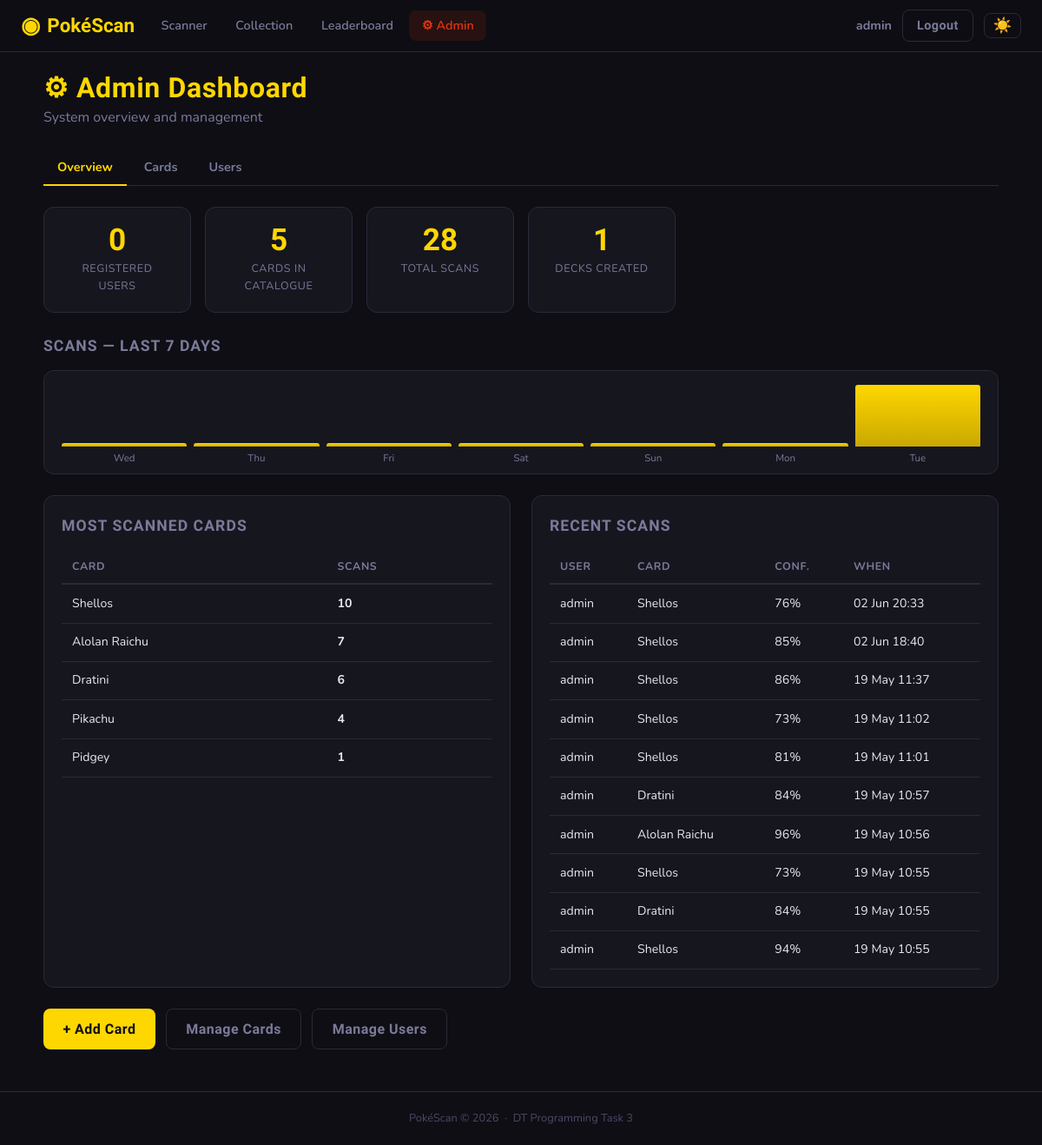
Page /admin/ (signed in) on the committed database.
### app/models.py (models this page shows, shortened)
class User(UserMixin, db.Model):
    __tablename__ = 'users'
    id         = db.Column(db.Integer, primary_key=True)
    username   = db.Column(db.String(80), unique=True, nullable=False)
    email      = db.Column(db.String(120), unique=True, nullable=False)
    password   = db.Column(db.String(256), nullable=False)
    role       = db.Column(db.String(20), nullable=False, default='user')
    created_at = db.Column(db.DateTime, default=datetime.utcnow)
    scans       = db.relationship('Scan',         backref='user', lazy=True, cascade='all, delete-orphan')
    decks       = db.relationship('Deck',         backref='user', lazy=True, cascade='all, delete-orphan')
    wishlist    = db.relationship('WishlistItem', backref='user', lazy=True, cascade='all, delete-orphan')
    @property
    def is_admin(self):
        return self.role == 'admin'

class Card(db.Model):
    __tablename__ = 'cards'
    id              = db.Column(db.Integer, primary_key=True)
    name            = db.Column(db.String(100), nullable=False)
    set_name        = db.Column(db.String(100), nullable=False)
    set_number      = db.Column(db.String(20))
    rarity          = db.Column(db.String(50))          # e.g. "Rare Holo", "Common"
    card_type       = db.Column(db.String(50))          # e.g. "Pokemon", "Trainer", "Energy"
    hp              = db.Column(db.Integer)
    pokemon_type    = db.Column(db.String(50))          # e.g. "Fire", "Water"
    description     = db.Column(db.Text)
    image_url       = db.Column(db.String(500))         # URL to card image
    market_value    = db.Column(db.Float, default=0.0)  # AUD value
    roboflow_class  = db.Column(db.String(100), unique=True, nullable=False)  # Matches Roboflow label exactly
    added_at        = db.Column(db.DateTime, default=datetime.utcnow)
    scans      = db.relationship('Scan',         backref='card', lazy=True)
    deck_cards = db.relationship('DeckCard',     backref='card', lazy=True, cascade='all, delete-orphan')
    wishlist   = db.relationship('WishlistItem', backref='card', lazy=True, cascade='all, delete-orphan')

class Scan(db.Model):
    __tablename__ = 'scans'
    id          = db.Column(db.Integer, primary_key=True)
    user_id     = db.Column(db.Integer, db.ForeignKey('users.id'), nullable=False)
    card_id     = db.Column(db.Integer, db.ForeignKey('cards.id'), nullable=False)
    confidence  = db.Column(db.Float, nullable=False)
    scanned_at  = db.Column(db.DateTime, default=datetime.utcnow)

### app/admin/routes.py (the view)
@admin_bp.route('/')
@admin_required
def dashboard():
    total_users = User.query.filter_by(role='user').count()
    total_cards = Card.query.count()
    total_scans = Scan.query.count()
    total_decks = Deck.query.count()
    popular_cards = db.session.query(
        Card, db.func.count(Scan.id).label('scan_count')
    ).join(Scan).group_by(Card.id)\
     .order_by(db.text('scan_count DESC')).limit(5).all()
    recent_scans = Scan.query.order_by(Scan.scanned_at.desc()).limit(10).all()
    scan_history = []
    for i in range(6, -1, -1):
        day  = datetime.utcnow() - timedelta(days=i)
        day_start = day.replace(hour=0, minute=0, second=0, microsecond=0)
        day_end   = day_start + timedelta(days=1)
        count = Scan.query.filter(
            Scan.scanned_at >= day_start,
            Scan.scanned_at < day_end
        ).count()
        scan_history.append({'date': day.strftime('%a'), 'count': count})
    return render_template('admin/dashboard.html',
                           total_users=total_users,
                           total_cards=total_cards,
                           total_scans=total_scans,
                           total_decks=total_decks,
                           popular_cards=popular_cards,
                           recent_scans=recent_scans,
                           scan_history=scan_history,
                           to_aest=to_aest)

### app/admin/routes.py (called while the page is built)
def to_aest(dt):
    if dt is None:
        return dt
    return dt + timedelta(hours=10)

def admin_required(f):
    @wraps(f)
    def decorated(*args, **kwargs):
        if not current_user.is_authenticated or not current_user.is_admin:
            flash('Admin access required.', 'danger')
            return redirect(url_for('scanner.home'))
        return f(*args, **kwargs)
    return login_required(decorated)

### app/templates/admin/dashboard.html (shortened to what this page needs)
{% extends "base.html" %}
{% block content %}
<div class="page-container">
    <div class="page-header">
        <div>
            <h1 class="page-title">⚙ Admin Dashboard</h1>
            <p class="page-subtitle">System overview and management</p>
        </div>
    </div>
    <div class="sub-nav">
        <a href="{{ url_for('admin.dashboard') }}"    class="sub-link active">Overview</a>
        <a href="{{ url_for('admin.manage_cards') }}" class="sub-link">Cards</a>
        <a href="{{ url_for('admin.manage_users') }}" class="sub-link">Users</a>
    </div>
    <div class="admin-stats">
        <div class="admin-stat">
            <span class="admin-stat-val">{{ total_users }}</span>
            <span class="admin-stat-lbl">Registered Users</span>
        </div>
        <div class="admin-stat">
            <span class="admin-stat-val">{{ total_cards }}</span>
            <span class="admin-stat-lbl">Cards in Catalogue</span>
        </div>
        <div class="admin-stat">
            <span class="admin-stat-val">{{ total_scans }}</span>
            <span class="admin-stat-lbl">Total Scans</span>
        </div>
        <div class="admin-stat">
            <span class="admin-stat-val">{{ total_decks }}</span>
            <span class="admin-stat-lbl">Decks Created</span>
        </div>
    </div>
    <div class="chart-section">
        <h2 class="section-title">Scans — Last 7 Days</h2>
        <div class="bar-chart">
            {% set max_count = scan_history|map(attribute='count')|max %}
            {% for day in scan_history %}
            <div class="bar-col">
                <div class="bar-wrap">
                    <div class="bar-fill"
                         style="height: {{ (day.count / [max_count, 1]|max * 100)|int }}%"
                         title="{{ day.count }} scans"></div>
                </div>
                <span class="bar-label">{{ day.date }}</span>
            </div>
            {% endfor %}
        </div>
    </div>
    <div class="admin-grid">
        <div class="admin-panel">
            <h2 class="section-title">Most Scanned Cards</h2>
            {% if popular_cards %}
            <table class="admin-table">
                <thead><tr><th>Card</th><th>Scans</th></tr></thead>
                <tbody>
                {% for card, count in popular_cards %}
                <tr>
                    <td>{{ card.name }}</td>
                    <td><strong>{{ count }}</strong></td>
                </tr>
                {% endfor %}
                </tbody>
            </table>
            {% else %}
            <p class="empty-small">No scans yet.</p>
            {% endif %}
        </div>
        <div class="admin-panel">
            <h2 class="section-title">Recent Scans</h2>
            {% if recent_scans %}
            <table class="admin-table">
                <thead><tr><th>User</th><th>Card</th><th>Conf.</th><th>When</th></tr></thead>
                <tbody>
                {% for scan in recent_scans %}
                <tr>
                    <td>{{ scan.user.username }}</td>
                    <td>{{ scan.card.name }}</td>
                    <td>{{ (scan.confidence * 100)|int }}%</td>
                    <td>{{ to_aest(scan.scanned_at).strftime('%d %b %H:%M') }}</td>
                </tr>
                {% endfor %}
                </tbody>
            </table>
            {% else %}
            <p class="empty-small">No scans yet.</p>
            {% endif %}
        </div>
    </div>
    <div class="admin-actions">
        <a href="{{ url_for('admin.add_card') }}"     class="btn btn-primary">+ Add Card</a>
        <a href="{{ url_for('admin.manage_cards') }}" class="btn btn-ghost">Manage Cards</a>
        <a href="{{ url_for('admin.manage_users') }}" class="btn btn-ghost">Manage Users</a>
    </div>
</div>
{% endblock %}

### app/templates/base.html (shortened to what this page needs)
<!DOCTYPE html>
<html lang="en">
<head>
    <link rel="stylesheet" href="{{ url_for('static', filename='css/style.css') }}">
</head>
<body>
<nav class="navbar">
    <a class="nav-brand" href="{{ url_for('scanner.home') }}">
        <span class="brand-icon">◉</span>
        <span>PokéScan</span>
    </a>
    {% if current_user.is_authenticated %}
    <div class="nav-links">
        <a href="{{ url_for('scanner.home') }}"
           class="nav-link {% if request.blueprint == 'scanner' %}active{% endif %}">
            Scanner
        </a>
        <a href="{{ url_for('collection.library') }}"
            class="nav-link {% if request.blueprint == 'collection' and request.endpoint != 'collection.leaderboard' %}active{% endif %}">
                Collection
        </a>
        <a href="{{ url_for('collection.leaderboard') }}"
            class="nav-link {% if request.endpoint == 'collection.leaderboard' %}active{% endif %}">
                Leaderboard
        </a>
        {% if current_user.is_admin %}
        <a href="{{ url_for('admin.dashboard') }}"
           class="nav-link admin-link {% if request.blueprint == 'admin' %}active{% endif %}">
            ⚙ Admin
        </a>
        {% endif %}
    </div>
    <div class="nav-user">
        <span class="nav-username">{{ current_user.username }}</span>
        <a href="{{ url_for('auth.logout') }}" class="btn btn-ghost btn-sm">Logout</a>
        <button class="theme-toggle" id="themeToggle" onclick="toggleTheme()" title="Toggle theme">☀️</button>
    </div>
    {% endif %}
</nav>
<main class="main-content">
    {% block content %}{% endblock %}
</main>
<footer class="footer">
    <p>PokéScan &copy; 2026 &nbsp;·&nbsp; DT Programming Task 3</p>
</footer>
</body>
</html>

### rows in the picture
User: username "admin"
Card: name "Shellos", count "10"
Card: name "Alolan Raichu", count "7"
Card: name "Dratini", count "6"
Card: name "Pikachu", id "4"
Card: name "Pidgey", count "1"
Scan: user.username "admin", card.name "Shellos", (scan.confidence*100)|int "76", scanned_at "02 Jun 20:33"
Scan: user.username "admin", card.name "Shellos", (scan.confidence*100)|int "85", scanned_at "02 Jun 18:40"
Scan: user.username "admin", card.name "Shellos", (scan.confidence*100)|int "86", scanned_at "19 May 11:37"
Scan: user.username "admin", card.name "Shellos", (scan.confidence*100)|int "73", scanned_at "19 May 11:02"
Scan: user.username "admin", card.name "Shellos", (scan.confidence*100)|int "81", scanned_at "19 May 11:01"
Scan: user.username "admin", card.name "Dratini", (scan.confidence*100)|int "84", scanned_at "19 May 10:57"
Scan: user.username "admin", card.name "Alolan Raichu", (scan.confidence*100)|int "96", scanned_at "19 May 10:56"
Scan: user.username "admin", card.name "Shellos", (scan.confidence*100)|int "73", scanned_at "19 May 10:55"
Scan: user.username "admin", card.name "Dratini", (scan.confidence*100)|int "84", scanned_at "19 May 10:55"
Scan: user.username "admin", card.name "Shellos", (scan.confidence*100)|int "94", scanned_at "19 May 10:55"

### other values in the picture
{{ total_users }} "0"
{{ total_cards }} "5"
{{ total_scans }} "28"
{{ total_decks }} "1"
{{ day.date }} "Wed" "Thu" "Fri" "Sat" "Sun" "Mon" "Tue"
